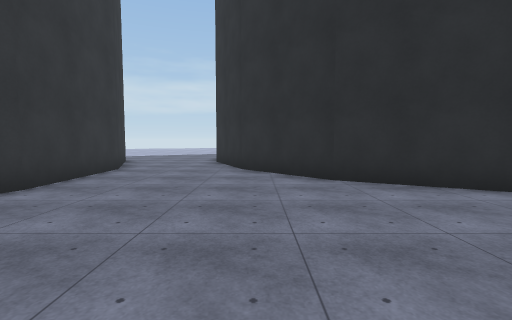
view 1 (above)

22 first-person views from a walk through a scene from a Unity 3-D project. The camera is 1.5 m above the floor, tilts 4° down and sees 85° across. The floor is counted in squares, 1.8 m on a side. Each view is taken from the middle of a square. On the plan, view 1 faces up. The plan holds only what a view shows up to about 10 squares ahead; the rest is blank. The place goes on beyond the plan. The player character is not drawn. Surface patterns are stand-ins for the level's own textures.

view 2
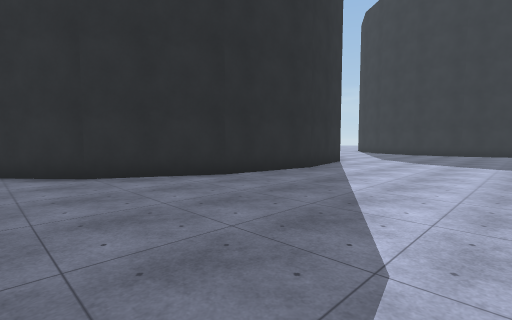

view 3
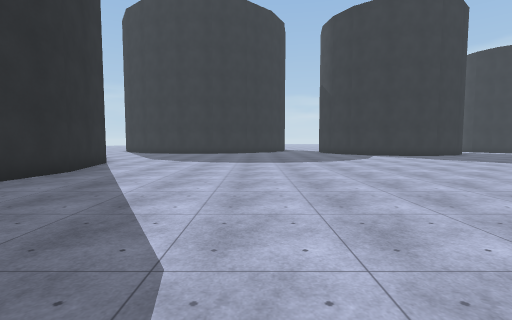

view 4
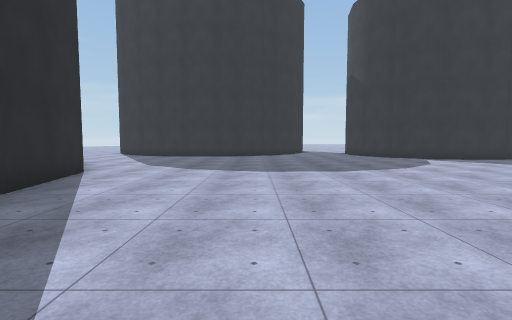

view 5
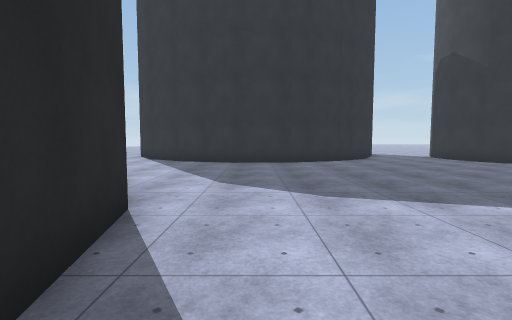

view 6
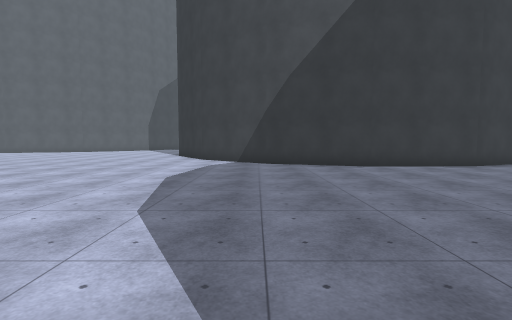

view 7
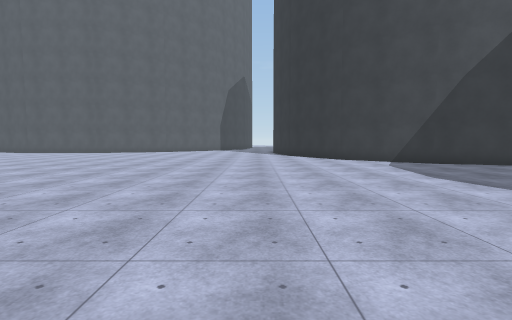

view 8
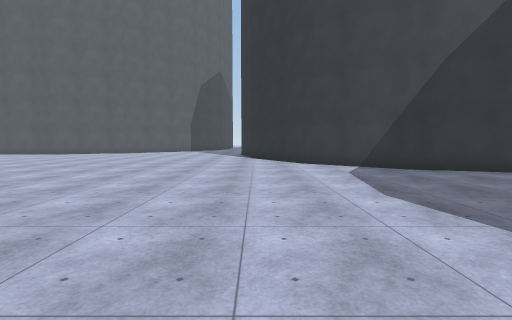

view 9
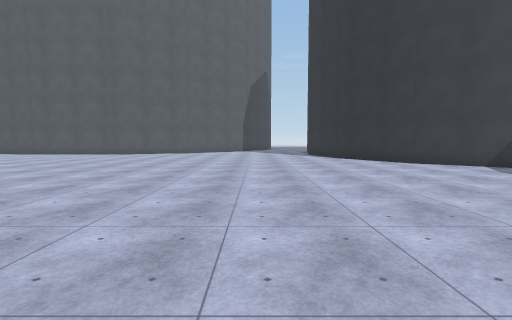

view 10
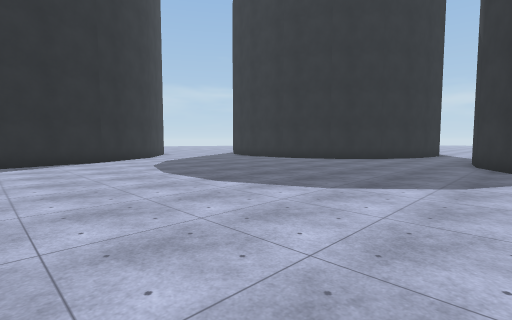

view 11
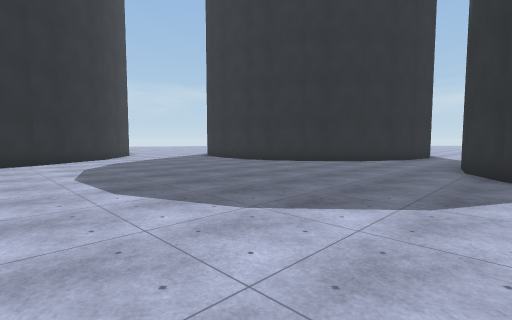

view 12
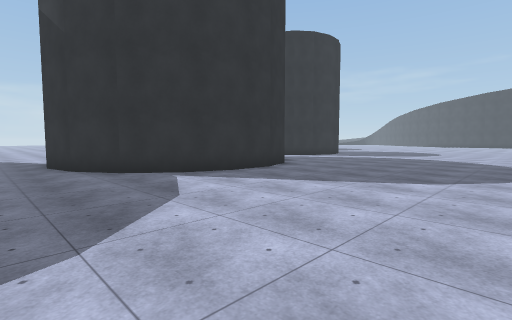

view 13
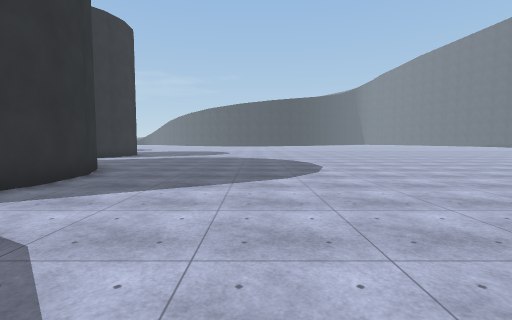

view 14
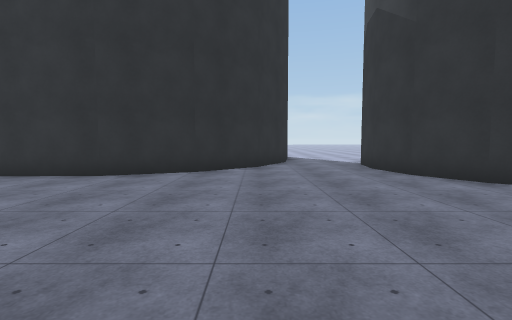

view 15
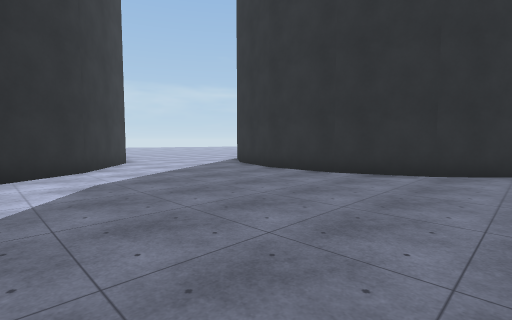

view 16
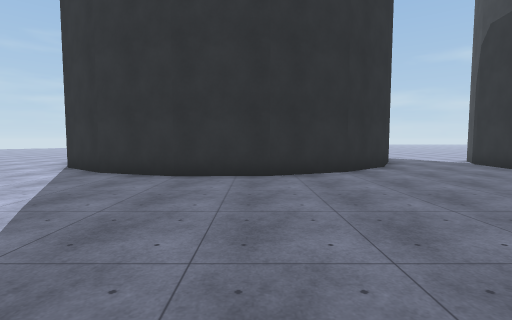

view 17
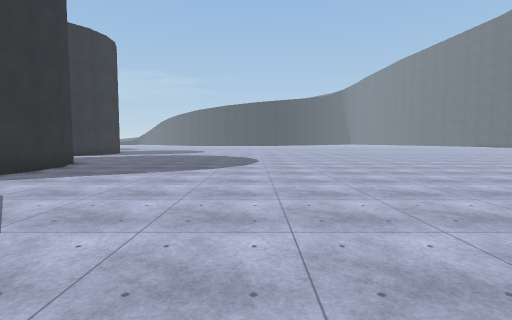

view 18
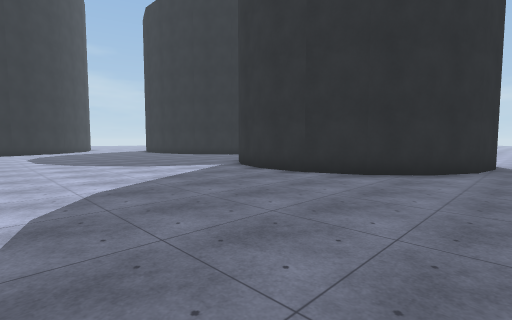

view 19
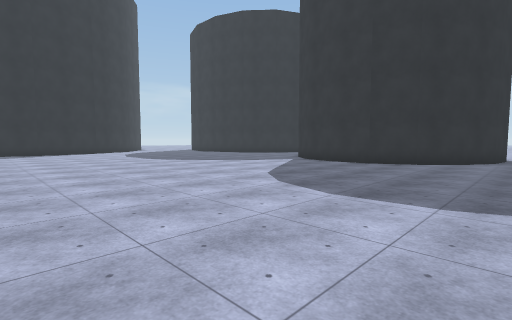

view 20
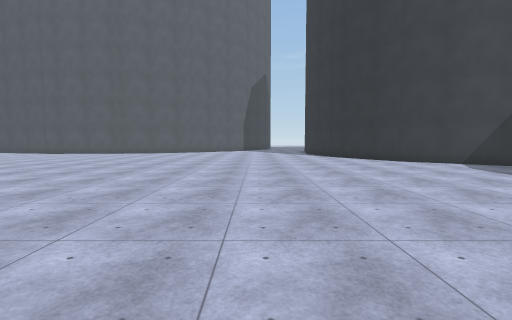

view 21
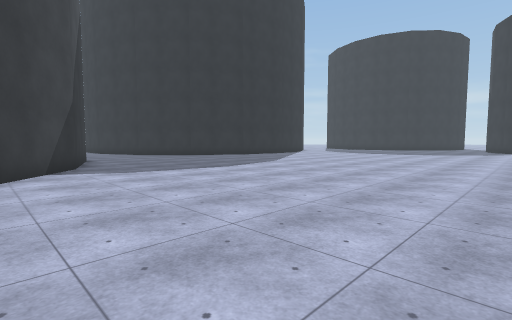

view 22
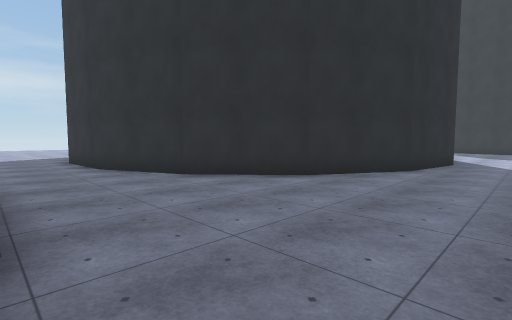

### Floor plan
Points are (right, up) in squares from view 1. A wall is a line through its corners. A room is listed if a view was taken in it or the views show most of it. See-through windows are left out.
Room 1 (views 1, 2, 3, 4, 5, 6, 7, 8, 9, 10, 11, 12, 13, 14, 15, 16, 17, 18, 19, 20, 21, 22)
walls: (21, -2.7) (19.9, -2.1) (18.4, -0.4) (17.5, 1.7) (17.5, 3.9) (18.2, 6) (19.6, 7.8); (14.8, 8.5) (13, 6.2) (10.4, 4.6) (7.3, 3.9) (4.3, 4.4) (1.6, 5.8) (-0.4, 8.1); (19.6, -14.2) (18, -14) (16.7, -13.3) (15.6, -12.1) (15.1, -10.7) (15, -9.2) (15.5, -7.8) (16.4, -6.6) (17.8, -5.8) (19.2, -5.5) (20.8, -5.7) (21.1, -5.9); (-4, 8.1) (-3.9, 4.7) (-5, 1.4) (-7, -1.2)
ways out: opening at (-2.5, 8); opening at (17.5, 8)

Positions as (right, up) in squares from view 1, and headings:
1: (0, 0), facing up
2: (0, -1), facing up-right
3: (0, -1), facing right
4: (3, 0), facing right
5: (7, 3), facing right
6: (5, 1), facing left
7: (5, -5), facing left
8: (3, -3), facing left
9: (3, -7), facing left
10: (7, -7), facing up-right
11: (9, -7), facing up-right
12: (9, -4), facing down-right
13: (11, -4), facing down
14: (11, -2), facing right
15: (11, -2), facing up-right
16: (11, 2), facing right
17: (9, -2), facing down
18: (9, -15), facing up-right
19: (5, -15), facing up-right
20: (4, -7), facing left
21: (-7, -8), facing up-right
22: (-4, 2), facing up-right
